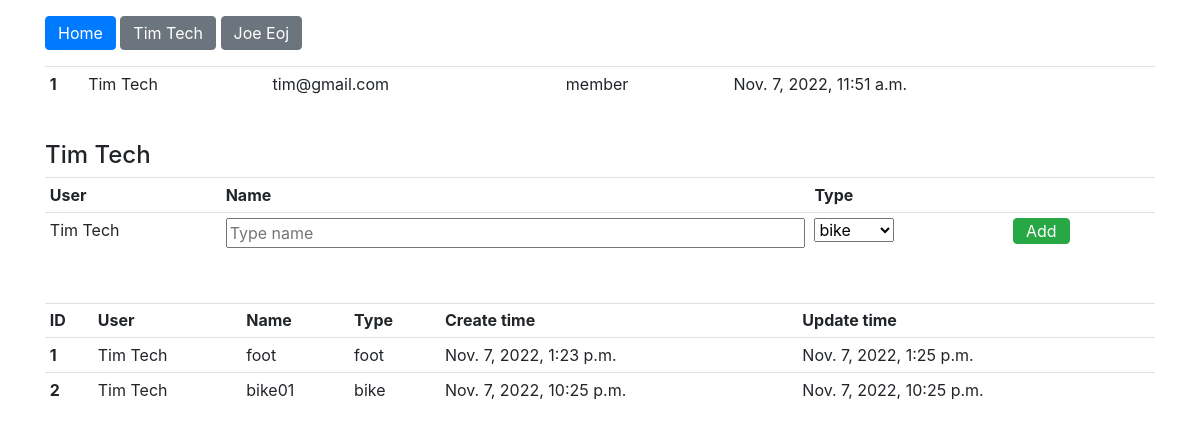
The app's page /1/vehicle/, older data.
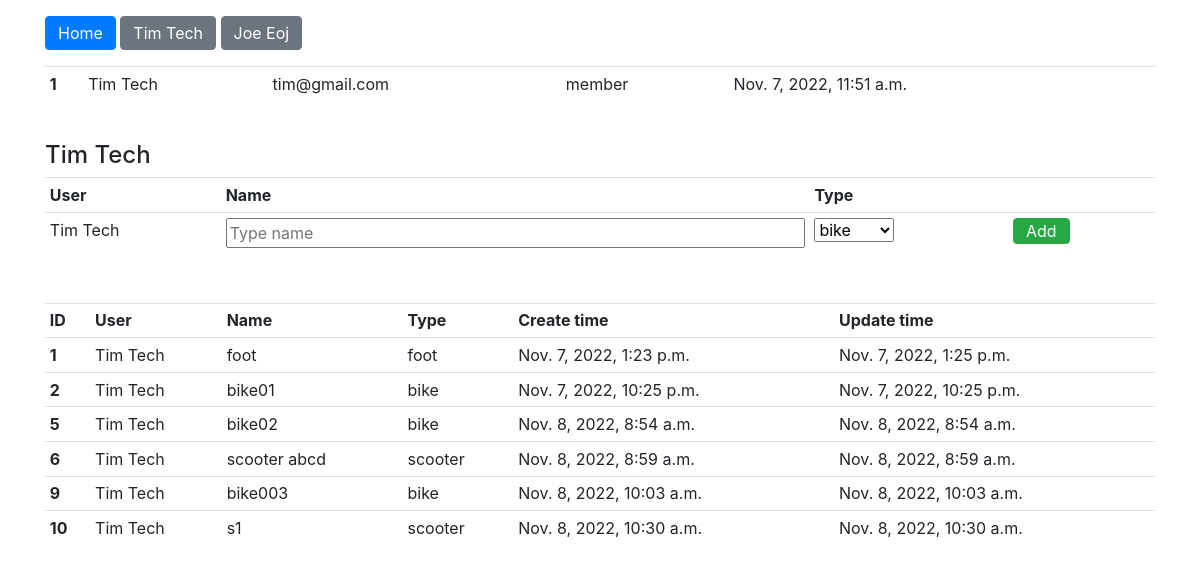
The same page, newer data.
### polls/models.py (models this page shows, shortened)
class Vehicle(models.Model):
    user = models.ForeignKey(User, on_delete=models.CASCADE)
    total_distance = models.IntegerField(default=0)
    name = models.CharField(max_length=100)
    type = models.CharField(max_length=100)
    create_time = models.DateTimeField(auto_now_add=True)
    update_time = models.DateTimeField(auto_now=True)

class User(models.Model):
    email = models.CharField(max_length=200)
    first_name = models.CharField(max_length=100)
    last_name = models.CharField(max_length=100)
    password = models.CharField(max_length=100)
    role = models.CharField(max_length=50)
    create_time = models.DateTimeField(auto_now_add=True)
    update_time = models.DateTimeField(auto_now=True)
    def __str__(self):
        return f'{self.first_name} {self.last_name}'

### polls/views.py (the view)
# urls.py: path('<int:user_id>/vehicle/', views.vehicle, name='vehicle'),
def vehicle(request, user_id):
    user = User.objects.get(id=user_id)
    vehicles = Vehicle.objects.filter(user=user_id)
    if request.method == 'POST':
        form = AddVehicleForm(request.POST)
        if form.is_valid():
            type = form.cleaned_data['type']
            name = form.cleaned_data['name']
            new_vehicle = Vehicle()
            new_vehicle.user = user
            new_vehicle.name = name
            new_vehicle.type = type
            new_vehicle.save()
            return redirect(f'/{user_id}/vehicle')
    else:
        form = AddVehicleForm()
        vehicle_form = VehicleChoiceForm()
    return render(request, f'polls/vehicle.html',
                  {'form': form,
                   'vehicles': vehicles,
                   'vehicle_form': vehicle_form,
                   'u': user,
                   })

### polls/forms_custom.py
class AddVehicleForm(forms.Form):
    CHOICES = [
        ('bike', 'bike'),
        ('scooter', 'scooter'),
        ]
    type = forms.ChoiceField(choices=CHOICES)
    name = forms.CharField(max_length=100, label='Name')

class VehicleChoiceForm(forms.Form):
    CHOICES = [
        ('bike', 'bike'),
        ('scooter', 'scooter'),
        ]
    type = forms.ChoiceField(label='', choices=CHOICES)

### polls/templates/polls/vehicle.html (shortened to what this page needs)
{% extends "polls/base.html" %}
{% block content %}
<table class="table table-sm">
    <tr>
        <th>{{ u.id }}</th>
        <td>{{ u.first_name }} {{ u.last_name }}</td>
        <td>{{ u.email }}</td>
        <td>{{ u.role }}</td>
        <td>{{ u.create_time }}</td>
    </tr>
</table>
<br/>
<h4>{{ u.first_name }} {{ u.last_name }}</h4>
<form method="POST">
    <table class="table table-sm">
        <tr>
            <th>User</th>
            <th>Name</th>
            <th>Type</th>
            <th></th>
        </tr>
        <tr>
            <td>{{ u }}</td>
            <td>
                <input type="text" name="name" placeholder="Type name" class="w-100">
            </td>
            <td>
                {{ vehicle_form.as_p }}
            </td>
            <td>
                <button type="submit" value="submit" class="btn btn-success py-0">Add</button>
            </td>
        </tr>
    </table>
</form>
<br/>
<table class="table table-sm">
        <tr>
            <th>ID</th>
            <th>User</th>
            <th>Name</th>
            <th>Type</th>
            <th>Create time</th>
            <th>Update time</th>
        </tr>
    {% for v in vehicles %}
        <tr>
            <th>{{ v.id }}</th>
            <td>{{ v.user }}</td>
            <td>{{ v.name }}</td>
            <td>{{ v.type }}</td>
            <td>{{ v.create_time }}</td>
            <td>{{ v.update_time }}</td>
        </tr>
    {% endfor %}
</table>
{% endblock %}

Row changes from the older to the newer data that the page shows:
added Vehicle: id "5", user "Tim Tech", name "bike02", type "bike", create_time "Nov. 8, 2022, 8:54 a.m.", update_time "Nov. 8, 2022, 8:54 a.m."
added Vehicle: id "6", user "Tim Tech", name "scooter abcd", type "scooter", create_time "Nov. 8, 2022, 8:59 a.m.", update_time "Nov. 8, 2022, 8:59 a.m."
added Vehicle: id "9", user "Tim Tech", name "bike003", type "bike", create_time "Nov. 8, 2022, 10:03 a.m.", update_time "Nov. 8, 2022, 10:03 a.m."
added Vehicle: id "10", user "Tim Tech", name "s1", type "scooter", create_time "Nov. 8, 2022, 10:30 a.m.", update_time "Nov. 8, 2022, 10:30 a.m."
